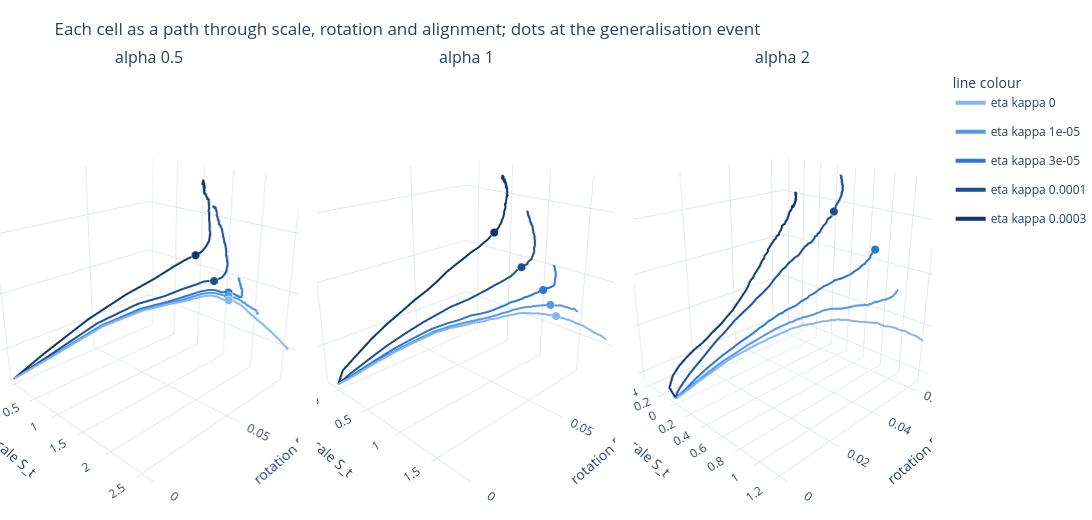

Here is the notebook cell this chart was saved with:
### Markdown cell above
## 3. Each cell as a path through scale, rotation and alignment

The three centred kernel terms as axes: scale, rotation and alignment. Every cell starts at zero scale and rotation with alignment near 0.09. Decay bends the paths towards smaller scale without lowering the alignment reached, and the generalisation dots of a panel cluster in rotation and alignment while spreading in scale.

### Code cell
# Three 3D scenes, one per alpha; each decay level is one path through (S, R, A) plus one dot at its generalisation event.
fig = make_subplots(rows=1, cols=3, specs=[[{"type": "scene"}] * 3], subplot_titles=[f"alpha {a:g}" for a in ALPHAS],
                    horizontal_spacing=0.02)
decay_colours = dict(zip(DECAYS, L.RAMP))
for col, a in enumerate(ALPHAS, start=1):
    for ek in DECAYS:
        run = grid[(a, ek)]
        h = run["history"]
        fig.add_trace(go.Scatter3d(x=h["S_c"], y=h["R_c"], z=h["A_t"], mode="lines", line=dict(color=decay_colours[ek], width=4),
                                   name=f"eta kappa {ek:g}", legendgroup=str(ek), showlegend=(col == 1), customdata=h["step"],
                                   hovertemplate="step %{customdata}<br>S %{x:.2f}<br>R %{y:.3f}<br>A %{z:.4f}<extra>alpha " + f"{a:g}, eta kappa {ek:g}</extra>"),
                      row=1, col=col)
        t = rows[(a, ek)]["t_test"]
        if t is not None:
            fig.add_trace(go.Scatter3d(x=[L.value_at_step(run, "S_c", t)], y=[L.value_at_step(run, "R_c", t)], z=[L.value_at_step(run, "A_t", t)],
                                       mode="markers", marker=dict(color=decay_colours[ek], size=5, line=dict(color="white", width=1)),
                                       legendgroup=str(ek), showlegend=False,
                                       hovertemplate=f"generalisation event at step {t}<br>S %{{x:.2f}}<br>R %{{y:.3f}}<br>A %{{z:.4f}}<extra>alpha {a:g}, eta kappa {ek:g}</extra>"),
                          row=1, col=col)
scene = dict(xaxis_title="scale S_t", yaxis_title="rotation R_t", zaxis_title="alignment A_t",
             camera=dict(eye=dict(x=1.6, y=-1.6, z=0.9)))
fig.update_layout(scene=scene, scene2=scene, scene3=scene, height=520, width=1250, template="plotly_white",
                  title="Each cell as a path through scale, rotation and alignment; dots at the generalisation event",
                  legend_title_text="line colour", margin=dict(t=70, b=10, l=0, r=0))
fig.show()

### Figure 1 — Plotly figure (JSON) as saved in the notebook; plotly's stock layout.template omitted (floating-point values rounded to 4 significant figures; data arrays with more than 128 entries replaced by an {"elided": "..."} marker saying what was removed)
{"data": [{"customdata": {"elided": "201 int values"}, "hovertemplate": "step %{customdata}<br>S %{x:.2f}<br>R %{y:.3f}<br>A %{z:.4f}<extra>alpha 0.5, eta kappa 0</extra>", "legendgroup": "0.0", "line": {"color": "#86b6ef", "width": 4}, "mode": "lines", "name": "eta kappa 0", "scene": "scene", "showlegend": true, "type": "scatter3d", "x": {"elided": "201 float values"}, "y": {"elided": "201 float values"}, "z": {"elided": "201 float values"}}, {"hovertemplate": "generalisation event at step 5500<br>S %{x:.2f}<br>R %{y:.3f}<br>A %{z:.4f}<extra>alpha 0.5, eta kappa 0</extra>", "legendgroup": "0.0", "marker": {"color": "#86b6ef", "line": {"color": "white", "width": 1}, "size": 5}, "mode": "markers", "scene": "scene", "showlegend": false, "type": "scatter3d", "x": [2.033], "y": [0.06846], "z": [0.1186]}, {"customdata": {"elided": "201 int values"}, "hovertemplate": "step %{customdata}<br>S %{x:.2f}<br>R %{y:.3f}<br>A %{z:.4f}<extra>alpha 0.5, eta kappa 1e-05</extra>", "legendgroup": "1e-05", "line": {"color": "#5598e7", "width": 4}, "mode": "lines", "name": "eta kappa 1e-05", "scene": "scene", "showlegend": true, "type": "scatter3d", "x": {"elided": "201 float values"}, "y": {"elided": "201 float values"}, "z": {"elided": "201 float values"}}, {"hovertemplate": "generalisation event at step 5500<br>S %{x:.2f}<br>R %{y:.3f}<br>A %{z:.4f}<extra>alpha 0.5, eta kappa 1e-05</extra>", "legendgroup": "1e-05", "marker": {"color": "#5598e7", "line": {"color": "white", "width": 1}, "size": 5}, "mode": "markers", "scene": "scene", "showlegend": false, "type": "scatter3d", "x": [2.007], "y": [0.0692], "z": [0.1196]}, {"customdata": {"elided": "201 int values"}, "hovertemplate": "step %{customdata}<br>S %{x:.2f}<br>R %{y:.3f}<br>A %{z:.4f}<extra>alpha 0.5, eta kappa 3e-05</extra>", "legendgroup": "3e-05", "line": {"color": "#2a78d6", "width": 4}, "mode": "lines", "name": "eta kappa 3e-05", "scene": "scene", "showlegend": true, "type": "scatter3d", "x": {"elided": "201 float values"}, "y": {"elided": "201 float values"}, "z": {"elided": "201 float values"}}, {"hovertemplate": "generalisation event at step 6000<br>S %{x:.2f}<br>R %{y:.3f}<br>A %{z:.4f}<extra>alpha 0.5, eta kappa 3e-05</extra>", "legendgroup": "3e-05", "marker": {"color": "#2a78d6", "line": {"color": "white", "width": 1}, "size": 5}, "mode": "markers", "scene": "scene", "showlegend": false, "type": "scatter3d", "x": [1.993], "y": [0.06993], "z": [0.1207]}, {"customdata": {"elided": "201 int values"}, "hovertemplate": "step %{customdata}<br>S %{x:.2f}<br>R %{y:.3f}<br>A %{z:.4f}<extra>alpha 0.5, eta kappa 0.0001</extra>", "legendgroup": "0.0001", "line": {"color": "#184f95", "width": 4}, "mode": "lines", "name": "eta kappa 0.0001", "scene": "scene", "showlegend": true, "type": "scatter3d", "x": {"elided": "201 float values"}, "y": {"elided": "201 float values"}, "z": {"elided": "201 float values"}}, {"hovertemplate": "generalisation event at step 4500<br>S %{x:.2f}<br>R %{y:.3f}<br>A %{z:.4f}<extra>alpha 0.5, eta kappa 0.0001</extra>", "legendgroup": "0.0001", "marker": {"color": "#184f95", "line": {"color": "white", "width": 1}, "size": 5}, "mode": "markers", "scene": "scene", "showlegend": false, "type": "scatter3d", "x": [1.818], "y": [0.06706], "z": [0.124]}, {"customdata": {"elided": "201 int values"}, "hovertemplate": "step %{customdata}<br>S %{x:.2f}<br>R %{y:.3f}<br>A %{z:.4f}<extra>alpha 0.5, eta kappa 0.0003</extra>", "legendgroup": "0.0003", "line": {"color": "#0d366b", "width": 4}, "mode": "lines", "name": "eta kappa 0.0003", "scene": "scene", "showlegend": true, "type": "scatter3d", "x": {"elided": "201 float values"}, "y": {"elided": "201 float values"}, "z": {"elided": "201 float values"}}, {"hovertemplate": "generalisation event at step 3500<br>S %{x:.2f}<br>R %{y:.3f}<br>A %{z:.4f}<extra>alpha 0.5, eta kappa 0.0003</extra>", "legendgroup": "0.0003", "marker": {"color": "#0d366b", "line": {"color": "white", "width": 1}, "size": 5}, "mode": "markers", "scene": "scene", "showlegend": false, "type": "scatter3d", "x": [1.463], "y": [0.06842], "z": [0.1306]}, {"customdata": {"elided": "201 int values"}, "hovertemplate": "step %{customdata}<br>S %{x:.2f}<br>R %{y:.3f}<br>A %{z:.4f}<extra>alpha 1, eta kappa 0</extra>", "legendgroup": "0.0", "line": {"color": "#86b6ef", "width": 4}, "mode": "lines", "name": "eta kappa 0", "scene": "scene2", "showlegend": false, "type": "scatter3d", "x": {"elided": "201 float values"}, "y": {"elided": "201 float values"}, "z": {"elided": "201 float values"}}, {"hovertemplate": "generalisation event at step 17000<br>S %{x:.2f}<br>R %{y:.3f}<br>A %{z:.4f}<extra>alpha 1, eta kappa 0</extra>", "legendgroup": "0.0", "marker": {"color": "#86b6ef", "line": {"color": "white", "width": 1}, "size": 5}, "mode": "markers", "scene": "scene2", "showlegend": false, "type": "scatter3d", "x": [1.506], "y": [0.06465], "z": [0.1107]}, {"customdata": {"elided": "201 int values"}, "hovertemplate": "step %{customdata}<br>S %{x:.2f}<br>R %{y:.3f}<br>A %{z:.4f}<extra>alpha 1, eta kappa 1e-05</extra>", "legendgroup": "1e-05", "line": {"color": "#5598e7", "width": 4}, "mode": "lines", "name": "eta kappa 1e-05", "scene": "scene2", "showlegend": false, "type": "scatter3d", "x": {"elided": "201 float values"}, "y": {"elided": "201 float values"}, "z": {"elided": "201 float values"}}, {"hovertemplate": "generalisation event at step 16000<br>S %{x:.2f}<br>R %{y:.3f}<br>A %{z:.4f}<extra>alpha 1, eta kappa 1e-05</extra>", "legendgroup": "1e-05", "marker": {"color": "#5598e7", "line": {"color": "white", "width": 1}, "size": 5}, "mode": "markers", "scene": "scene2", "showlegend": false, "type": "scatter3d", "x": [1.426], "y": [0.06496], "z": [0.1135]}, {"customdata": {"elided": "201 int values"}, "hovertemplate": "step %{customdata}<br>S %{x:.2f}<br>R %{y:.3f}<br>A %{z:.4f}<extra>alpha 1, eta kappa 3e-05</extra>", "legendgroup": "3e-05", "line": {"color": "#2a78d6", "width": 4}, "mode": "lines", "name": "eta kappa 3e-05", "scene": "scene2", "showlegend": false, "type": "scatter3d", "x": {"elided": "201 float values"}, "y": {"elided": "201 float values"}, "z": {"elided": "201 float values"}}, {"hovertemplate": "generalisation event at step 14500<br>S %{x:.2f}<br>R %{y:.3f}<br>A %{z:.4f}<extra>alpha 1, eta kappa 3e-05</extra>", "legendgroup": "3e-05", "marker": {"color": "#2a78d6", "line": {"color": "white", "width": 1}, "size": 5}, "mode": "markers", "scene": "scene2", "showlegend": false, "type": "scatter3d", "x": [1.325], "y": [0.06516], "z": [0.1172]}, {"customdata": {"elided": "201 int values"}, "hovertemplate": "step %{customdata}<br>S %{x:.2f}<br>R %{y:.3f}<br>A %{z:.4f}<extra>alpha 1, eta kappa 0.0001</extra>", "legendgroup": "0.0001", "line": {"color": "#184f95", "width": 4}, "mode": "lines", "name": "eta kappa 0.0001", "scene": "scene2", "showlegend": false, "type": "scatter3d", "x": {"elided": "201 float values"}, "y": {"elided": "201 float values"}, "z": {"elided": "201 float values"}}, {"hovertemplate": "generalisation event at step 10000<br>S %{x:.2f}<br>R %{y:.3f}<br>A %{z:.4f}<extra>alpha 1, eta kappa 0.0001</extra>", "legendgroup": "0.0001", "marker": {"color": "#184f95", "line": {"color": "white", "width": 1}, "size": 5}, "mode": "markers", "scene": "scene2", "showlegend": false, "type": "scatter3d", "x": [1.064], "y": [0.06401], "z": [0.1226]}, {"customdata": {"elided": "201 int values"}, "hovertemplate": "step %{customdata}<br>S %{x:.2f}<br>R %{y:.3f}<br>A %{z:.4f}<extra>alpha 1, eta kappa 0.0003</extra>", "legendgroup": "0.0003", "line": {"color": "#0d366b", "width": 4}, "mode": "lines", "name": "eta kappa 0.0003", "scene": "scene2", "showlegend": false, "type": "scatter3d", "x": {"elided": "201 float values"}, "y": {"elided": "201 float values"}, "z": {"elided": "201 float values"}}, {"hovertemplate": "generalisation event at step 8500<br>S %{x:.2f}<br>R %{y:.3f}<br>A %{z:.4f}<extra>alpha 1, eta kappa 0.0003</extra>", "legendgroup": "0.0003", "marker": {"color": "#0d366b", "line": {"color": "white", "width": 1}, "size": 5}, "mode": "markers", "scene": "scene2", "showlegend": false, "type": "scatter3d", "x": [0.6229], "y": [0.06694], "z": [0.1302]}, {"customdata": {"elided": "201 int values"}, "hovertemplate": "step %{customdata}<br>S %{x:.2f}<br>R %{y:.3f}<br>A %{z:.4f}<extra>alpha 2, eta kappa 0</extra>", "legendgroup": "0.0", "line": {"color": "#86b6ef", "width": 4}, "mode": "lines", "name": "eta kappa 0", "scene": "scene3", "showlegend": false, "type": "scatter3d", "x": {"elided": "201 float values"}, "y": {"elided": "201 float values"}, "z": {"elided": "201 float values"}}, {"customdata": {"elided": "201 int values"}, "hovertemplate": "step %{customdata}<br>S %{x:.2f}<br>R %{y:.3f}<br>A %{z:.4f}<extra>alpha 2, eta kappa 1e-05</extra>", "legendgroup": "1e-05", "line": {"color": "#5598e7", "width": 4}, "mode": "lines", "name": "eta kappa 1e-05", "scene": "scene3", "showlegend": false, "type": "scatter3d", "x": {"elided": "201 float values"}, "y": {"elided": "201 float values"}, "z": {"elided": "201 float values"}}, {"customdata": {"elided": "201 int values"}, "hovertemplate": "step %{customdata}<br>S %{x:.2f}<br>R %{y:.3f}<br>A %{z:.4f}<extra>alpha 2, eta kappa 3e-05</extra>", "legendgroup": "3e-05", "line": {"color": "#2a78d6", "width": 4}, "mode": "lines", "name": "eta kappa 3e-05", "scene": "scene3", "showlegend": false, "type": "scatter3d", "x": {"elided": "201 float values"}, "y": {"elided": "201 float values"}, "z": {"elided": "201 float values"}}, {"hovertemplate": "generalisation event at step 95000<br>S %{x:.2f}<br>R %{y:.3f}<br>A %{z:.4f}<extra>alpha 2, eta kappa 3e-05</extra>", "legendgroup": "3e-05", "marker": {"color": "#2a78d6", "line": {"color": "white", "width": 1}, "size": 5}, "mode": "markers", "scene": "scene3", "showlegend": false, "type": "scatter3d", "x": [0.7489], "y": [0.06076], "z": [0.113]}, {"customdata": {"elided": "201 int values"}, "hovertemplate": "step %{customdata}<br>S %{x:.2f}<br>R %{y:.3f}<br>A %{z:.4f}<extra>alpha 2, eta kappa 0.0001</extra>", "legendgroup": "0.0001", "line": {"color": "#184f95", "width": 4}, "mode": "lines", "name": "eta kappa 0.0001", "scene": "scene3", "showlegend": false, "type": "scatter3d", "x": {"elided": "201 float values"}, "y": {"elided": "201 float values"}, "z": {"elided": "201 float values"}}, {"hovertemplate": "generalisation event at step 31500<br>S %{x:.2f}<br>R %{y:.3f}<br>A %{z:.4f}<extra>alpha 2, eta kappa 0.0001</extra>", "legendgroup": "0.0001", "marker": {"color": "#184f95", "line": {"color": "white", "width": 1}, "size": 5}, "mode": "markers", "scene": "scene3", "showlegend": false, "type": "scatter3d", "x": [0.3648], "y": [0.05711], "z": [0.1192]}, {"customdata": {"elided": "201 int values"}, "hovertemplate": "step %{customdata}<br>S %{x:.2f}<br>R %{y:.3f}<br>A %{z:.4f}<extra>alpha 2, eta kappa 0.0003</extra>", "legendgroup": "0.0003", "line": {"color": "#0d366b", "width": 4}, "mode": "lines", "name": "eta kappa 0.0003", "scene": "scene3", "showlegend": false, "type": "scatter3d", "x": {"elided": "201 float values"}, "y": {"elided": "201 float values"}, "z": {"elided": "201 float values"}}], "layout": {"annotations": [{"font": {"size": 16}, "showarrow": false, "text": "alpha 0.5", "x": 0.16, "xanchor": "center", "xref": "paper", "y": 1.0, "yanchor": "bottom", "yref": "paper"}, {"font": {"size": 16}, "showarrow": false, "text": "alpha 1", "x": 0.5, "xanchor": "center", "xref": "paper", "y": 1.0, "yanchor": "bottom", "yref": "paper"}, {"font": {"size": 16}, "showarrow": false, "text": "alpha 2", "x": 0.84, "xanchor": "center", "xref": "paper", "y": 1.0, "yanchor": "bottom", "yref": "paper"}], "height": 520, "legend": {"title": {"text": "line colour"}}, "margin": {"b": 10, "l": 0, "r": 0, "t": 70}, "scene": {"camera": {"eye": {"x": 1.6, "y": -1.6, "z": 0.9}}, "domain": {"x": [0.0, 0.32], "y": [0.0, 1.0]}, "xaxis": {"title": {"text": "scale S_t"}}, "yaxis": {"title": {"text": "rotation R_t"}}, "zaxis": {"title": {"text": "alignment A_t"}}}, "scene2": {"camera": {"eye": {"x": 1.6, "y": -1.6, "z": 0.9}}, "domain": {"x": [0.34, 0.66], "y": [0.0, 1.0]}, "xaxis": {"title": {"text": "scale S_t"}}, "yaxis": {"title": {"text": "rotation R_t"}}, "zaxis": {"title": {"text": "alignment A_t"}}}, "scene3": {"camera": {"eye": {"x": 1.6, "y": -1.6, "z": 0.9}}, "domain": {"x": [0.68, 1.0], "y": [0.0, 1.0]}, "xaxis": {"title": {"text": "scale S_t"}}, "yaxis": {"title": {"text": "rotation R_t"}}, "zaxis": {"title": {"text": "alignment A_t"}}}, "title": {"text": "Each cell as a path through scale, rotation and alignment; dots at the generalisation event"}, "width": 1250}}
